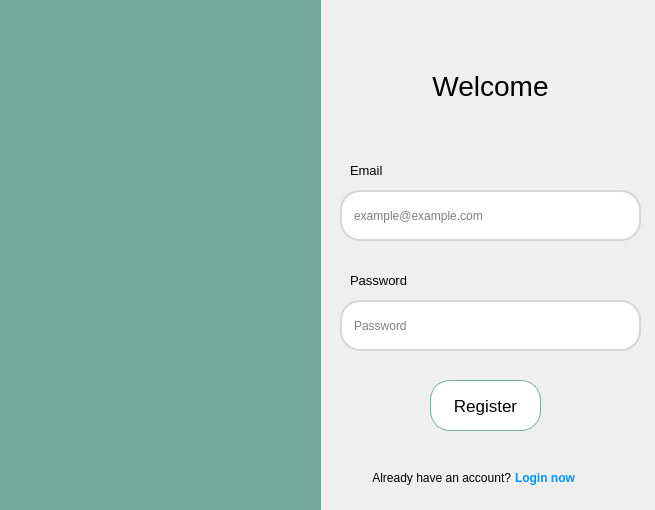
<?xml version="1.0" encoding="UTF-8"?>
<ui version="4.0">
 <class>MainWindow</class>
 <widget class="QMainWindow" name="MainWindow">
  <property name="geometry">
   <rect>
    <x>0</x>
    <y>0</y>
    <width>655</width>
    <height>510</height>
   </rect>
  </property>
  <property name="minimumSize">
   <size>
    <width>655</width>
    <height>510</height>
   </size>
  </property>
  <property name="maximumSize">
   <size>
    <width>655</width>
    <height>510</height>
   </size>
  </property>
  <property name="windowTitle">
   <string>MainWindow</string>
  </property>
  <property name="styleSheet">
   <string notr="true"/>
  </property>
  <widget class="QWidget" name="centralwidget">
   <widget class="QLineEdit" name="lineEdit">
    <property name="geometry">
     <rect>
      <x>340</x>
      <y>190</y>
      <width>301</width>
      <height>51</height>
     </rect>
    </property>
    <property name="styleSheet">
     <string notr="true">QLineEdit{
	padding: 10px;
	border: 2px solid rgb(214, 214, 214);
	border-radius: 20px;
}

QLineEdit:hover{
	padding: 10px;
	border: 2px solid gray;
	border-radius: 20px;
}

QLineEdit:focus{
	padding: 10px;
	border: 2px solid gray;
	border-radius: 20px;
}</string>
    </property>
    <property name="inputMask">
     <string/>
    </property>
    <property name="text">
     <string/>
    </property>
    <property name="placeholderText">
     <string>example@example.com</string>
    </property>
   </widget>
   <widget class="QLineEdit" name="lineEdit_2">
    <property name="geometry">
     <rect>
      <x>340</x>
      <y>300</y>
      <width>301</width>
      <height>51</height>
     </rect>
    </property>
    <property name="styleSheet">
     <string notr="true">QLineEdit{
	padding: 10px;
	border: 2px solid rgb(214, 214, 214);
	border-radius: 20px;
}

QLineEdit:hover{
	padding: 10px;
	border: 2px solid gray;
	border-radius: 20px;
}

QLineEdit:focus{
	padding: 10px;
	border: 2px solid gray;
	border-radius: 20px;
}</string>
    </property>
    <property name="inputMask">
     <string/>
    </property>
    <property name="text">
     <string/>
    </property>
    <property name="echoMode">
     <enum>QLineEdit::Password</enum>
    </property>
    <property name="placeholderText">
     <string>Password</string>
    </property>
   </widget>
   <widget class="QLabel" name="label">
    <property name="geometry">
     <rect>
      <x>350</x>
      <y>160</y>
      <width>41</width>
      <height>21</height>
     </rect>
    </property>
    <property name="font">
     <font>
      <pointsize>10</pointsize>
      <weight>50</weight>
      <bold>false</bold>
      <kerning>false</kerning>
     </font>
    </property>
    <property name="text">
     <string>Email</string>
    </property>
   </widget>
   <widget class="QLabel" name="label_2">
    <property name="geometry">
     <rect>
      <x>350</x>
      <y>270</y>
      <width>61</width>
      <height>21</height>
     </rect>
    </property>
    <property name="font">
     <font>
      <pointsize>10</pointsize>
      <weight>50</weight>
      <bold>false</bold>
      <kerning>false</kerning>
     </font>
    </property>
    <property name="text">
     <string>Password</string>
    </property>
   </widget>
   <widget class="QLabel" name="label_3">
    <property name="geometry">
     <rect>
      <x>0</x>
      <y>0</y>
      <width>321</width>
      <height>511</height>
     </rect>
    </property>
    <property name="styleSheet">
     <string notr="true">background-color: rgb(116, 170, 156);</string>
    </property>
    <property name="text">
     <string/>
    </property>
   </widget>
   <widget class="QLabel" name="label_4">
    <property name="geometry">
     <rect>
      <x>20</x>
      <y>100</y>
      <width>291</width>
      <height>291</height>
     </rect>
    </property>
    <property name="styleSheet">
     <string notr="true">border-image: url(:/ChatGPT icon/C:/Users/Windows/Downloads/download.png)</string>
    </property>
    <property name="text">
     <string/>
    </property>
   </widget>
   <widget class="QLabel" name="label_5">
    <property name="geometry">
     <rect>
      <x>390</x>
      <y>60</y>
      <width>201</width>
      <height>51</height>
     </rect>
    </property>
    <property name="font">
     <font>
      <pointsize>21</pointsize>
     </font>
    </property>
    <property name="text">
     <string>Welcome</string>
    </property>
    <property name="alignment">
     <set>Qt::AlignCenter</set>
    </property>
   </widget>
   <widget class="QPushButton" name="pushButton">
    <property name="geometry">
     <rect>
      <x>430</x>
      <y>380</y>
      <width>111</width>
      <height>51</height>
     </rect>
    </property>
    <property name="font">
     <font>
      <pointsize>13</pointsize>
     </font>
    </property>
    <property name="styleSheet">
     <string notr="true">QPushButton{
	background-color: white;
	border: 1px solid rgb(116, 170, 156);
	border-radius: 20px;
}

QPushButton:hover{
	background-color: white;
	border: 2px solid rgb(116, 170, 156);
	border-radius: 20px;
}</string>
    </property>
    <property name="text">
     <string>Register</string>
    </property>
   </widget>
   <widget class="QLabel" name="label_6">
    <property name="geometry">
     <rect>
      <x>370</x>
      <y>470</y>
      <width>141</width>
      <height>16</height>
     </rect>
    </property>
    <property name="font">
     <font>
      <pointsize>9</pointsize>
     </font>
    </property>
    <property name="text">
     <string>Already have an account?</string>
    </property>
    <property name="alignment">
     <set>Qt::AlignRight|Qt::AlignTrailing|Qt::AlignVCenter</set>
    </property>
   </widget>
   <widget class="QLabel" name="label_7">
    <property name="geometry">
     <rect>
      <x>515</x>
      <y>470</y>
      <width>91</width>
      <height>16</height>
     </rect>
    </property>
    <property name="font">
     <font>
      <pointsize>9</pointsize>
      <weight>75</weight>
      <bold>true</bold>
     </font>
    </property>
    <property name="styleSheet">
     <string notr="true">color: rgb(3, 148, 252);</string>
    </property>
    <property name="text">
     <string>Login now</string>
    </property>
   </widget>
  </widget>
 </widget>
 <resources>
  <include location="../Buổi 6/resource2.qrc"/>
 </resources>
 <connections/>
</ui>
